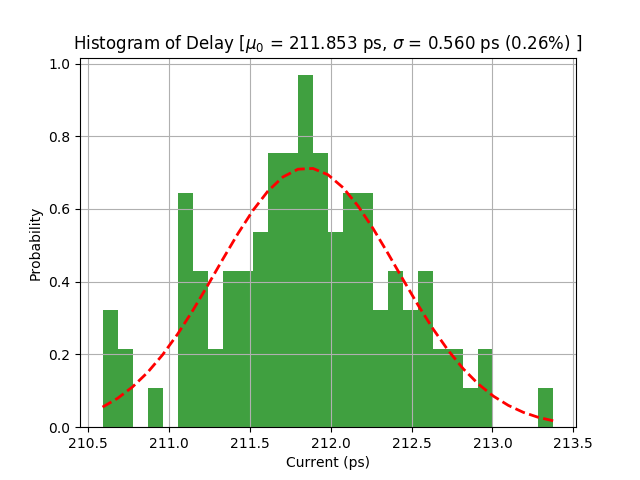

Here is the Python script that generated this plot:
import os 
import time
import timeit
import ngspyce
import numpy as np
from scipy.stats import norm
from matplotlib import pyplot as plt
import matplotlib.mlab as mlab

# Make seed consistent through spinit file
with open('spinit','w') as f:
    f.write('set rndseed=1\n')

os.environ["SPICE_SCRIPTS"] = "./" 

# Time it!
start = timeit.default_timer()

scale = 1e12
units = "ps"

# Monte Carlo sims
mc_runs=100
inv_delay = np.empty(mc_runs)
for i in range(0,mc_runs):
    ngspyce.source('ocv.sp')
    ngspyce.cmd('tran 1p 2n')
    ngspyce.cmd('meas tran invR TRIG v(Y1)  VAL=2.5 fall=1  TARG v(Y2) VAL=2.5 rise=1 ')
    inv_delay[i]=ngspyce.vector('invR')*scale

# Time it!
stop = timeit.default_timer()
print('MC Simulation took %d samples in %.3f seconds' % (mc_runs, stop-start))
print(inv_delay)

# Get stats
(mu, sigma) = norm.fit(inv_delay)
sigma_p100 = sigma/mu*100
print("Vector size: %d" % inv_delay.size)
print("Median: %f %s" % (mu, units)) 
print("Standard deviation: %f %s (%.2f%%)" % (sigma, units, sigma_p100))

n, bins, patches = plt.hist(inv_delay, 30, normed=True, facecolor='green', alpha=0.75)

y = mlab.normpdf(bins, mu, sigma)
l = plt.plot(bins, y, 'r--', linewidth=2)

# Plot
plt.xlabel('Current (%s)' % (units))
plt.ylabel('Probability')
plt.title('Histogram of Delay [$\mu_0$ = %.3f %s, $\sigma$ = %.3f %s (%.2f%%) ]' % (mu, units,sigma, units, sigma_p100))
plt.grid(True)
plt.savefig('ocv.png')
plt.show()
